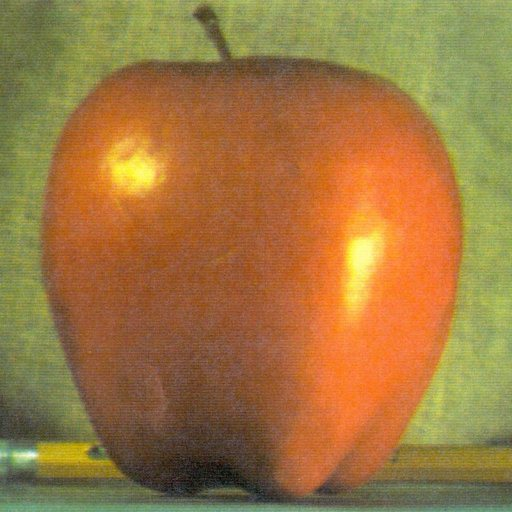
#> input picture apple.jpg, 512 x 512 px, found by its file name
$ jupyter execute --allow-errors 'CSC_676_Assignment_3_ Shang Kai Liao.ipynb'
#> lines starting #> are read from the running program, lines starting #| are printed output that depends on the picture
[cell 1]
import numpy as np
import matplotlib.pyplot as plt

[cell 2]
#Q1
x=np.linspace(0.0, 50)# Create samples from 0 to 50
y=325*np.sin(2*np.pi*50*x)# Calculation sample value by the equation

plt.plot(x,y)# plot signal out
discrete_data=np.sin(2 * np.pi * 50 * x )*325# Calculate the discrete data
plt.stem(x, discrete_data)# Create stem plot of the sigal
plt.show()
#> figure, not shown here; curve peaks at x = 12.24, y = 324.8; curve peaks at x = 12.24, y = 324.8

[cell 3]
#Q2
t=np.linspace(-0.02,0.05,100) # setting 100 samples in -0.02 to 0.05
x=np.exp(1j*100*np.pi*t) # calculate the eqation

plt.title('real part')
plt.plot(t,x.real) # plot the real part of the eqation
plt.show()
#> figure, not shown here; curve peaks at x = -0.02, y = 1

plt.title('imaginary part')
plt.plot(t,x.imag) # plot the image part of the eqation
plt.show()
#> figure, not shown here; curve peaks at x = -0.0151, y = 1

[cell 4]
#Q3 original single
N=32 # setting N
t=np.linspace(0,20,N) # set up sample list
x=np.exp(-t/3)*np.cos(2*t) #calculate the equation
plt.stem(t,x) # plot the stem figure out
plt.show()
#> figure, not shown here; curve peaks at x = 0, y = 1


f=np.fft.fft(x) # do the 1d fft
plt.stem(t,f.real,'r',markerfmt='ro') # plot the real part of fft result
plt.stem(t,f.imag,'g',markerfmt='go') # plot the imag part of fft result
plt.show()
#> figure, not shown here; curve peaks at x = 4.52, y = 2.56; curve peaks at x = 15.48, y = 1.15
plt.stem(t,abs(f)) # plot the magnitude of fft result
plt.show()
#> figure, not shown here; curve peaks at x = 4.52, y = 2.69

[cell 5]
#Q3 translated signal
N=32
t=np.linspace(0,20,N)
t=t-5 # n-x
x=np.exp(-t/3)*np.cos(2*t)
plt.stem(t,x)
plt.show()
#> figure, not shown here; curve peaks at x = -3.06, y = 2.74


f=np.fft.fft(x)
fs=np.fft.fftshift(x)
plt.stem(t,f.real,'r',markerfmt='ro')
plt.stem(t,f.imag,'g',markerfmt='go')
plt.show()
#> figure, not shown here; curve peaks at x = 8.55, y = -1.42; curve peaks at x = -0.484, y = 9.51
plt.stem(t,abs(f))
plt.show()
#> figure, not shown here; curve peaks at x = -1.13, y = 13.58

[cell 6]
#Q3 flipped signal
N=32
t=np.linspace(0,20,N)
x=np.exp(-t/3)*np.cos(2*t)
x=x[::-1] # inverse whole signal
f_f=np.fft.fft(x)

plt.stem(t,x)
plt.show()
#> figure, not shown here; curve peaks at x = 20, y = 1
plt.stem(t,f_f.real,'r',markerfmt='ro')
plt.stem(t,f_f.imag,'g',markerfmt='go')
plt.show()
#> figure, not shown here; curve peaks at x = 3.87, y = 1.7; curve peaks at x = 4.52, y = 2.67
plt.stem(t,abs(f_f))
plt.show()

[cell 7]
#Q4

T=np.linspace(0,1,300) # set up sample list
y=1/(1+0.99*np.cos(2*np.pi*T)) # do the equation
s=np.fft.fftfreq(len(T),0.005) # set up frequency list
fft=np.fft.fft(y) # translate signal by fft
fft_less50=fft[s < 50] # extra the signal value which frequency below 50HZ
T_less50=T[s < 50] # extra the sample location which frequency below 50HZ
plt.stem(T_less50,fft_less50.real,'r', markerfmt='ro')
plt.stem(T_less50,fft_less50.imag,'g', markerfmt='go')
plt.show()
#> figure, not shown here; curve peaks at x = 0, y = 2120.1; curve peaks at x = 0.98, y = 57.63

[cell 8]
#Q5
import numpy as np
import matplotlib.pyplot as plt

N,M=20,20
A=255//2
u,v=2,0
def sine_wave_calculation(u,v):
#> called with u = 2, v = 0
  img=np.zeros((N,M)) # set up a N*M size matrix
  for m in range(M):
    for n in range(N):
      img[m,n]=A*np.sin(2*np.pi*(u*n/N+v*m/M)) # do the equation A*sin(2*pi*(u*n/N+v*m/M))
  return img[::-1] # inverse column


plt.subplot(121)
plt.imshow(sine_wave_calculation(2,0),cmap='gray')
plt.subplot(122)
magnitude=np.fft.fftshift(np.fft.fft2(sine_wave_calculation(2,0)))
plt.imshow(abs(magnitude),cmap='gray')
plt.show()

plt.subplot(121)
magnitude=np.fft.fftshift(np.fft.fft2(sine_wave_calculation(3,1)))
plt.imshow(sine_wave_calculation(3,1),cmap='gray')
plt.subplot(122)
plt.imshow(abs(magnitude),cmap='gray')
plt.show()

plt.subplot(121)
magnitude=np.fft.fftshift(np.fft.fft2(sine_wave_calculation(7,-5)))
plt.imshow(sine_wave_calculation(7,-5),cmap='gray')

plt.subplot(122)
plt.imshow(abs(magnitude),cmap='gray')
plt.show()
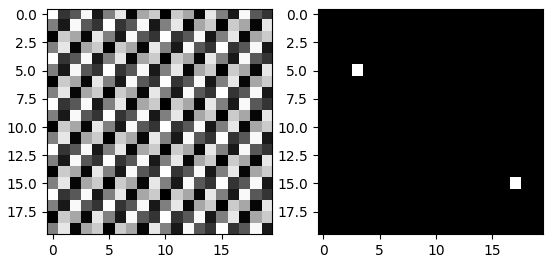
#> figure drawn by matplotlib, 2 panels
plt.tight_layout()

[cell 9]
from google.colab import files

uploaded = files.upload()
#> the answer given: apple.jpg

[cell 10]
#6 the codes provided by professor
import numpy as np
import scipy.signal as sig
from scipy import misc
import matplotlib.pyplot as plt
from scipy import ndimage
import imageio

kernel = (1.0/256)*np.array([[1, 4,  6,  4,  1],[4, 16, 24, 16, 4],[6, 24, 36, 24, 6],[4, 16, 24, 16, 4],[1, 4,  6,  4,  1]])

def interpolate(image):
    """
    Interpolates an image with upsampling rate r=2.
    """
    image_up = np.zeros((2*image.shape[0], 2*image.shape[1]))
    # Upsample
    image_up[::2, ::2] = image
    # Blur (we need to scale this up since the kernel has unit area)
    # (The length and width are both doubled, so the area is quadrupled)
    #return sig.convolve2d(image_up, 4*kernel, 'same')
    return ndimage.filters.convolve(image_up,4*kernel, mode='constant')

def decimate(image):
    """
    Decimates at image with downsampling rate r=2.
    """
    # Blur
    #image_blur = sig.convolve2d(image, kernel, 'same')
    image_blur = ndimage.filters.convolve(image,kernel, mode='constant')
    # Downsample
    return image_blur[::2, ::2]


# here is the constructions of pyramids
def pyramids(image):
    """
    Constructs Gaussian and Laplacian pyramids.
    Parameters :
        image  : the original image (i.e. base of the pyramid)
    Returns :
        G   : the Gaussian pyramid
        L   : the Laplacian pyramid
    """
    # Initialize pyramids
    G = [image, ]
    L = []

    # Build the Gaussian pyramid to maximum depth
    while image.shape[0] >= 2 and image.shape[1] >= 2:
        image = decimate(image)
        G.append(image)

    # Build the Laplacian pyramid
    for i in range(len(G) - 1):
        L.append(G[i] - interpolate(G[i + 1]))

    return G[:-1], L

[cell 11]
#6
def bond(a,b): # Bond two image and limit the values will not over 255
  r=a+b
  for i in range(len(r)):
    for j in range(len(r[0])):
        if r[i,j]>=255:
          r[i,j]=255
  return r

def blending(G1last,L1,G2last,L2,Gm,Lm): # to blend the two images by laplacian mathod

  L=len(Lm)
  G1_next=G1last.copy()
  G2_next=G2last.copy()
  mask=Gm.copy()
  for j in range(L-2,-1,-1):
    mask=interpolate(mask+Lm[j+1])
    G1_next=interpolate(G1_next)+L1[j]*mask
    G2_next=interpolate(G2_next)+L2[j]*(1-mask)

  return bond(G1_next, G2_next)

[cell 12]
def main(img1,img2,mask): # the main function for laplacian mathod
  # extra image's r,g,b and create its Gausse and Laplacian pyramids
  [G_1r,L_1r] = pyramids(img1[:,:,0])
  [G_1g,L_1g] = pyramids(img1[:,:,1])
  [G_1b,L_1b] = pyramids(img1[:,:,2])

  [G_2r,L_2r] = pyramids(img2[:,:,0])
  [G_2g,L_2g] = pyramids(img2[:,:,1])
  [G_2b,L_2b] = pyramids(img2[:,:,2])

  [G_m,L_m] = pyramids(mask/np.max(mask))

  reconstruct_r=blending(G_1r[-1],L_1r,G_2r[-1],L_2r,G_m[-1],L_m) # processing blending
  reconstruct_g=blending(G_1g[-1],L_1g,G_2g[-1],L_2g,G_m[-1],L_m)
  reconstruct_b=blending(G_1b[-1],L_1b,G_2b[-1],L_2b,G_m[-1],L_m)
  img=img1.copy() # create a 512,512,3 matrix as container
  img[:,:,0],img[:,:,1],img[:,:,2] = reconstruct_r,reconstruct_g,reconstruct_b # store the value into the container
  return img

[cell 13]
apple=imageio.imread('apple.jpg')
#> apple is the input picture: shape (512, 512, 3); mean R, G, B 159.1, 119.7, 64.8
orange=imageio.imread('orange.jpg')
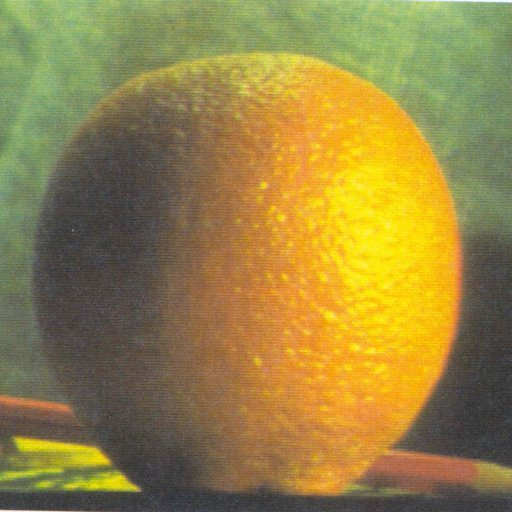
#> input picture orange.jpg, 512 x 512 px, found by its file name
#> orange is the input picture: shape (512, 512, 3); mean R, G, B 150.2, 131.8, 69.2
mask=imageio.imread('mask.jpg',as_gray=True)
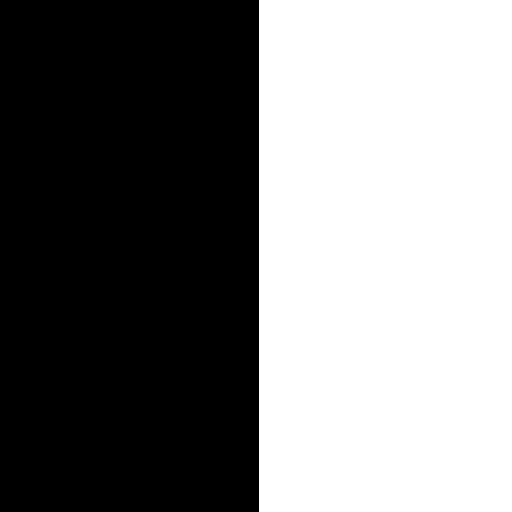
#> input picture mask.jpg, 512 x 512 px, found by its file name
#> mask is the input picture: shape (512, 512) float32; min 0, max 255, mean 126


img=main(apple,orange,mask)
#> the loop in pyramids, `while image.shape[0] >= 2 and image.shape[1] >= 2:` made 9 passes
#> image on pass 8: [[34, 67], [62, 128]]
#> (image_blur in decimate, image) on pass 9: ([[24, 28], [28, 32]], [24])
#> pass 1, in decimate, `image_blur = ndimage.filters.convolve(image,kernel, mode='constant')`:
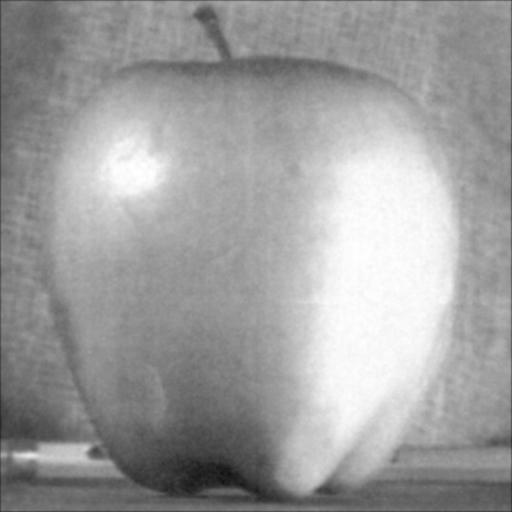
#> image_blur: shape (512, 512); min 19, max 255, mean 158.2
#> after the loop in pyramids, `while image.shape[0] >= 2 and image.shape[1] >= 2:`: G = 10 items
#> the loop in pyramids, `for i in range(len(G) - 1):` made 9 passes
#> after the loop in pyramids, `for i in range(len(G) - 1):`: L = 9 items
#> the loop in pyramids (call 2), `while image.shape[0] >= 2 and image.shape[1] >= 2:` made 9 passes
#> image on pass 8: [[27, 50], [44, 82]]
#> (image_blur in decimate, image) on pass 9: ([[17, 20], [19, 22]], [17])
#> the loop in pyramids (call 2), `for i in range(len(G) - 1):` made 9 passes
#> the loop in pyramids (call 3), `while image.shape[0] >= 2 and image.shape[1] >= 2:` made 9 passes
#> image on pass 8: [[13, 25], [23, 40]]
#> (image_blur in decimate, image) on pass 9: ([[8, 9], [9, 10]], [8])
#> pass 1, in decimate (call 19), `image_blur = ndimage.filters.convolve(image,kernel, mode='constant')`:
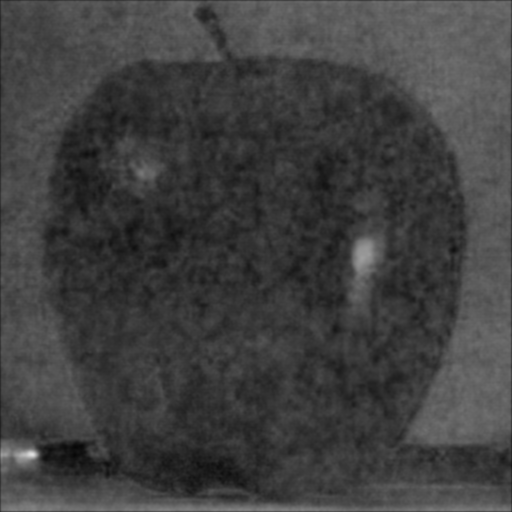
#> image_blur: shape (512, 512); min 6, max 225, mean 64
#> the loop in pyramids (call 4), `while image.shape[0] >= 2 and image.shape[1] >= 2:` made 9 passes
#> image on pass 8: [[29, 67], [48, 124]]
#> (image_blur in decimate, image) on pass 9: ([[22, 26], [25, 30]], [22])
#> pass 2, in pyramids (call 4), `image = decimate(image)`:
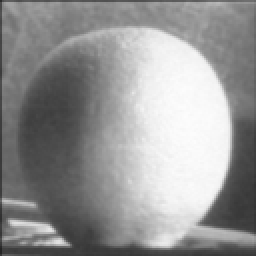
#> image: shape (128, 128) (shown 2 times larger); min 36, max 253, mean 148.4
#> the loop in pyramids (call 4), `for i in range(len(G) - 1):` made 9 passes
#> the loop in pyramids (call 5), `while image.shape[0] >= 2 and image.shape[1] >= 2:` made 9 passes
#> image on pass 8: [[30, 62], [44, 100]]
#> (image_blur in decimate, image) on pass 9: ([[20, 23], [22, 25]], [20])
#> pass 2, in pyramids (call 5), `image = decimate(image)`:
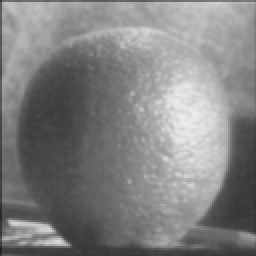
#> image: shape (128, 128) (shown 2 times larger); min 37, max 237, mean 130
#> the loop in pyramids (call 5), `for i in range(len(G) - 1):` made 9 passes
#> the loop in pyramids (call 6), `while image.shape[0] >= 2 and image.shape[1] >= 2:` made 9 passes
#> image on pass 8: [[19, 30], [30, 44]]
#> (image_blur in decimate, image) on pass 9: ([[11, 12], [12, 13]], [11])
#> pass 1, in decimate (call 46), `image_blur = ndimage.filters.convolve(image,kernel, mode='constant')`:
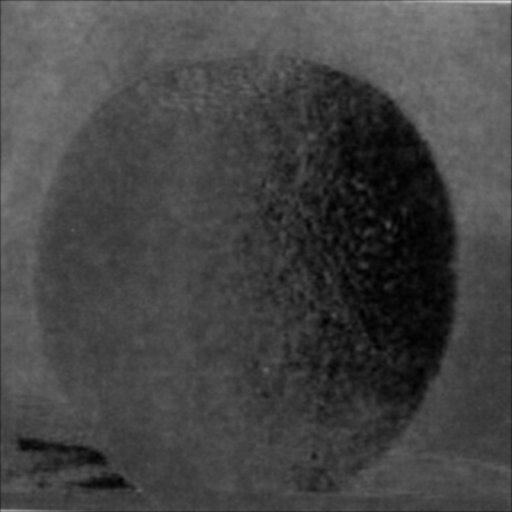
#> image_blur: shape (512, 512); min 0, max 213, mean 68.4
#> in blending, `L=len(Lm)`: L = 9
#> in blending, `G1_next=G1last.copy()`: G1_next = [[34, 67], [62, 128]]
#> in blending, `G2_next=G2last.copy()`: G2_next = [[29, 67], [48, 124]]
#> in blending, `mask=Gm.copy()`: mask = [[0.0194, 0.198], [0.035, 0.358]]
#> after the loop in blending, `for j in range(L-2,-1,-1):`:
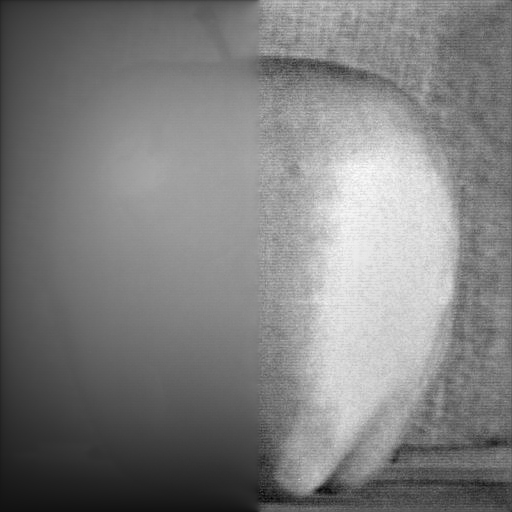
#> G1_next: shape (512, 512) float64; min -13.55, max 185.5, mean 85.7; drawn with min black and max white
#> after the loop in blending, `for j in range(L-2,-1,-1):`:
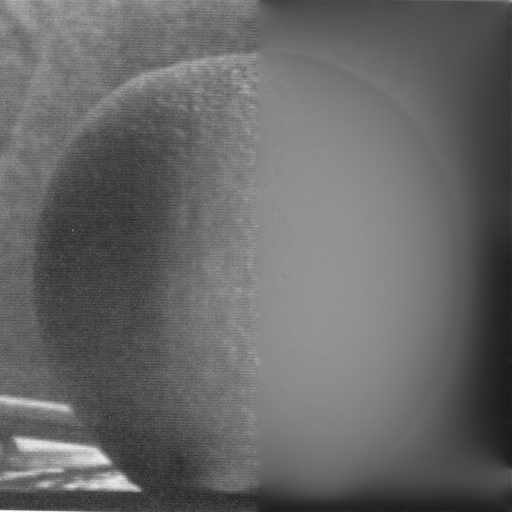
#> G2_next: shape (512, 512) float64; min 25.55, max 254.9, mean 103.8
plt.imshow(img)
imageio.imwrite("apple orange blended.jpg",img)
